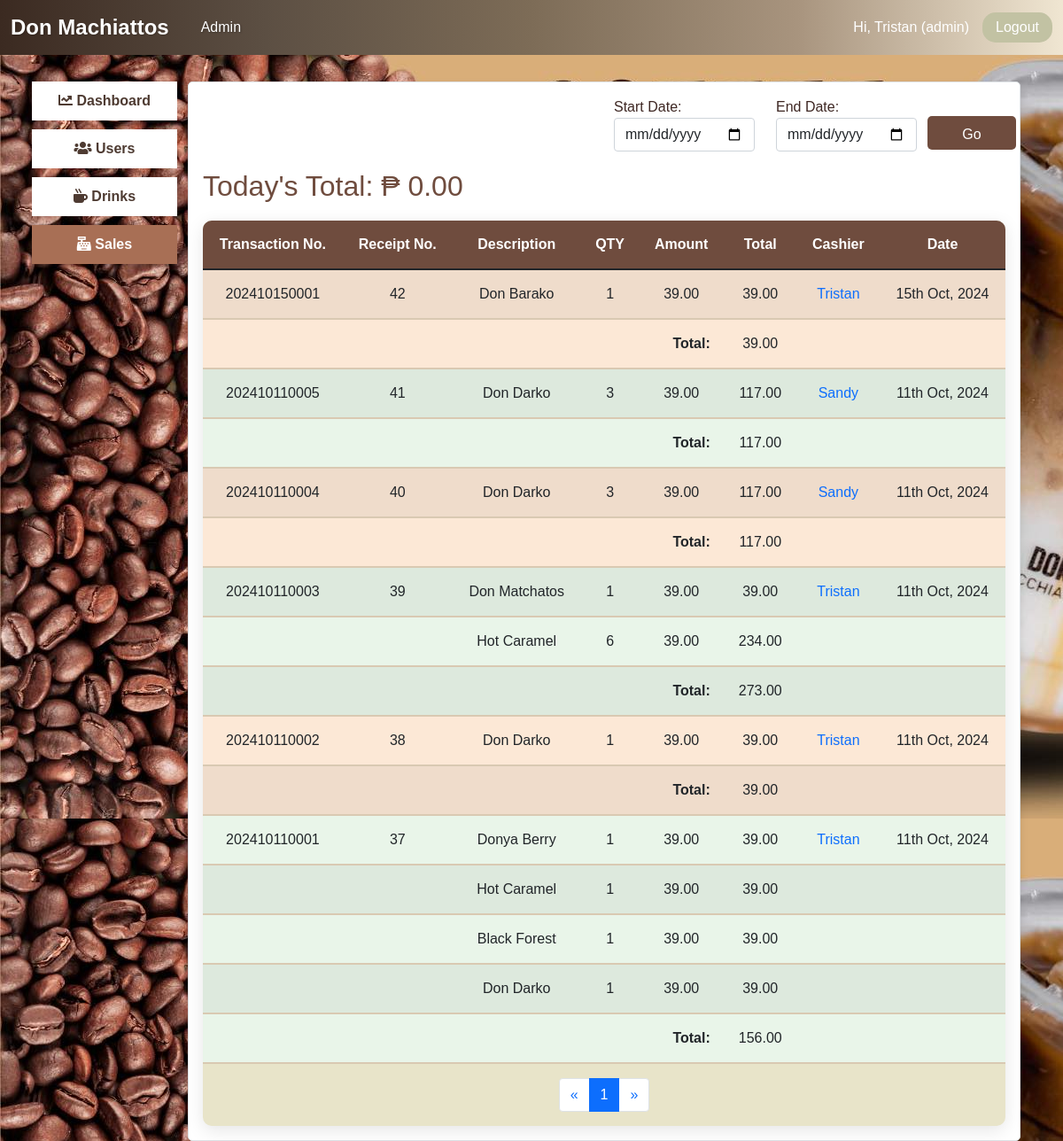
Page /index.php?page_name=admin&tab=sales (signed in) on the committed database.
### tables this page shows
CREATE TABLE `sales` (
  `id` int(11) NOT NULL,
  `receipt_no` int(11) NOT NULL,
  `description` varchar(50) NOT NULL,
  `qty` int(11) NOT NULL,
  `amount` decimal(10,2) NOT NULL,
  `total` decimal(10,2) NOT NULL,
  `date` datetime NOT NULL,
  `user_id` varchar(60) NOT NULL,
  `transaction_no` varchar(20) NOT NULL
);

CREATE TABLE `users` (
  `id` int(11) NOT NULL,
  `username` varchar(30) NOT NULL,
  `email` varchar(100) NOT NULL,
  `password` varchar(255) NOT NULL,
  `date` datetime NOT NULL,
  `image` varchar(500) DEFAULT NULL,
  `role` varchar(20) NOT NULL,
  `gender` varchar(6) NOT NULL DEFAULT 'male',
  `deletable` tinyint(1) NOT NULL DEFAULT 1
);

### app/core/functions.php (called while the page is built, shortened)
<?php
function esc($str){
    return htmlspecialchars($str);
}
function get_user_by_id($id)
{
    $user = new User();
    return $user->first(['id'=>$id]);
}

### app/core/database.php (called while the page is built)
<?php
class Database
{
    private function db_connect(){
        $DBHOST = "localhost";
        $DBNAME = "don_mac";
        $DBUSER = "root";
        $DBPASS = "";
        $DBDRIVER = "mysql";
        try{
            $con = new PDO("$DBDRIVER:host=$DBHOST;dbname=$DBNAME",$DBUSER,$DBPASS);
        }catch(PDOException $e){
            echo $e->getMessage();
        }
        return $con;
    }
    public function query($query,$data = array()){
        $con = $this->db_connect();
        $smt = $con->prepare($query);
        $check = $smt->execute($data);
        if ($check)
        {
            $result = $smt->fetchAll(PDO::FETCH_ASSOC);
            if(is_array($result) && count($result) > 0){
                return $result;
            }
        }
        return false;
    }
}

### app/core/init.php (called while the page is built, shortened)
<?php
require "../app/core/functions.php";
require "../app/core/database.php";
require "../app/core/model.php";
function my_function($classname)
{
    $filename = "../app/models/" .ucfirst($classname) . ".php";
}

### app/core/model.php (called while the page is built, shortened)
<?php
class Model extends Database
{
    public function first($data)
    {
        $keys = array_keys($data);
        $query = "select * from $this->table where ";
        foreach($keys as $key)
        {
            $query .= "$key = :$key AND ";
        }
        $query = rtrim($query, "AND ");
        $db = new Database;
        if($res = $db->query($query, $data))
        {
            return $res[0];
        }
        return false;
    }
}

### app/views/admin/sales.view.php (the view, shortened to what this page needs)
<?php if($section == 'table'): ?>
<div class="filter-form">
    <form class="row float-end" action="index.php?page_name=admin&tab=sales" method="GET">
        <div class="col">
            <label for="start">Start Date:</label>
            <input class="form-control" id="start" type="date" name="start" value="<?= esc($_GET['start'] ?? '') ?>">
        </div>
        <div class="col">
            <label for="end">End Date:</label>
            <input class="form-control" id="end" type="date" name="end" value="<?= esc($_GET['end'] ?? '') ?>">
        </div>
        <button class="btn btn-filter" type="submit">Go</button>
    </form>
    <div class="clearfix"></div>
</div>
<h2>Today's Total: ₱ <?= number_format($sales_total, 2) ?></h2>
<div class="table-responsive">
    <table class="table table-striped table-hover">
        <thead>
            <tr>
                <th>Transaction No.</th>
                <th>Receipt No.</th>
                <th>Description</th>
                <th>QTY</th>
                <th>Amount</th>
                <th>Total</th>
                <th>Cashier</th>
                <th>Date</th>
            </tr>
        </thead>
        <tbody>
            <?php if (!empty($sales)): ?>
                <?php
                $previous_transaction_no = null;
                $previous_receipt_no = null;
                $color_switch = 1;
                $transaction_total = 0;
                $cashier_displayed = false;
                foreach ($sales as $sale):
                    $is_first_item_transaction = ($sale['transaction_no'] !== $previous_transaction_no);
                    $is_first_item_receipt = ($sale['receipt_no'] !== $previous_receipt_no);
                    if ($is_first_item_transaction) {
                        if ($previous_transaction_no !== null) {
                            ?>
                            <tr class="transaction-group-<?= $color_switch ?>">
                                <td colspan="5" style="text-align: right;"><strong>Total:</strong></td>
                                <td><?= number_format($transaction_total, 2) ?></td>
                                <td colspan="2"></td>
                            </tr>
                            <?php
                            $transaction_total = 0;
                            $color_switch = ($color_switch == 1) ? 2 : 1;
                            $cashier_displayed = false;
                        }
                    }
                    $transaction_total += $sale['total'];
                ?>
                    <tr class="transaction-group-<?= $color_switch ?>">
                        <td><?= $is_first_item_transaction ? esc($sale['transaction_no']) : '' ?></td>
                        <td><?= $is_first_item_receipt ? esc($sale['receipt_no']) : '' ?></td>
                        <td><?= esc($sale['description']) ?></td>
                        <td><?= esc($sale['qty']) ?></td>
                        <td><?= number_format(esc($sale['amount']), 2) ?></td>
                        <td><?= number_format(esc($sale['total']), 2) ?></td>
                        <?php
                            $cashier = get_user_by_id($sale['user_id']);
                            $name = empty($cashier) ? "Unknown" : esc($cashier['username']);
                            $namelink = empty($cashier) ? "#" : "index.php?pg=profile&id=" . esc($cashier['id']);
                        ?>
                        <td><?= $is_first_item_transaction && !$cashier_displayed ? "<a href=\"$namelink\">$name</a>" : '' ?></td>
                        <td><?= $is_first_item_transaction ? date("jS M, Y", strtotime($sale['date'])) : '' ?></td>
                    </tr>
                <?php
                    $previous_transaction_no = $sale['transaction_no'];
                    $previous_receipt_no = $sale['receipt_no'];
                    $cashier_displayed = $is_first_item_transaction;
                endforeach;
                if ($previous_transaction_no !== null): ?>
                    <tr class="transaction-group-<?= $color_switch ?>">
                        <td colspan="5" style="text-align: right;"><strong>Total:</strong></td>
                        <td><?= number_format($transaction_total, 2) ?></td>
                        <td colspan="2"></td>
                    </tr>
                <?php endif; ?>
            <?php else: ?>
                <tr>
                    <td colspan="8" class="no-sales">No sales records found.</td>
                </tr>
            <?php endif; ?>
        </tbody>
    </table>
    <div class="d-flex justify-content-center mt-3">
    </div>
</div>
<?php endif; ?>

### public/assests/css/main.css (style rules this page uses)
body a { text-decoration: none; }

### app/views/partials/header.view.php (style rules this page uses)
body { background-color: #f9f5f1; font-family: 'Arial', sans-serif; }

### app/views/admin/admin.view.php (style rules this page uses)
body { background-image: url("assests/images/background.jpg"); font-family: 'Arial', sans-serif; }

### app/views/admin/sales.view.php (style rules this page uses)
body { font-family: 'Arial', sans-serif; background-color: #f4f1e8; color: #3e2723; }
.table-responsive { margin-top: 20px; border-radius: 10px; overflow: hidden; box-shadow: 0 5px 20px rgba(0, 0, 0, 0.1); background-color: #e8e4c9; }
.table th, .table td { padding: 15px; text-align: center; }
.table th { background-color: #6f4c3e; color: #ffffff; }
.transaction-group-1 { background-color: #fce8d6; border-bottom: 2px solid #d9c9b2; }
.transaction-group-2 { background-color: #e9f5e9; border-bottom: 2px solid #d9c9b2; }
.btn { border-radius: 5px; padding: 8px 12px; transition: background-color 0.3s; }
.btn-filter { background-color: #6f4c3e; color: white; width: 100px; height: 38px; margin-top: 22px; }
.filter-form { margin-bottom: 20px; }
h2 { color: #6f4c3e; text-align: left; margin-top: 20px; }

### rows in the picture
sales: transaction_no "202410150001", receipt_no "42", description "Don Barako", qty "1", amount "39.00", total "39.00", user.username "Tristan", date "15th Oct, 2024"
sales: transaction_total "39.00", transaction_no "202410110005", receipt_no "41", description "Don Darko", qty "3", amount "39.00", total "117.00", user.username "Sandy", date "11th Oct, 2024"
sales: transaction_total "117.00", transaction_no "202410110004", receipt_no "40", description "Don Darko", qty "3", amount "39.00", total "117.00", user.username "Sandy", date "11th Oct, 2024"
sales: transaction_total "117.00", transaction_no "202410110003", receipt_no "39", description "Don Matchatos", qty "1", amount "39.00", total "39.00", user.username "Tristan", date "11th Oct, 2024"
sales: description "Hot Caramel", qty "6", amount "39.00", total "234.00"
sales: transaction_total "273.00", transaction_no "202410110002", receipt_no "38", description "Don Darko", qty "1", amount "39.00", total "39.00", user.username "Tristan", date "11th Oct, 2024"
sales: transaction_total "39.00", transaction_no "202410110001", receipt_no "37", description "Donya Berry", qty "1", amount "39.00", total "39.00", user.username "Tristan", date "11th Oct, 2024"
sales: description "Hot Caramel", qty "1", amount "39.00", total "39.00"
sales: description "Black Forest", qty "1", amount "39.00", total "39.00"
sales: description "Don Darko", qty "1", amount "39.00", total "39.00"

### other values in the picture
APP_NAME "Don Machiattos"
auth('username') "Tristan"
Auth::get('role') "admin"
$sales_total "0.00"
$transaction_total "156.00"
$page_number "1"
